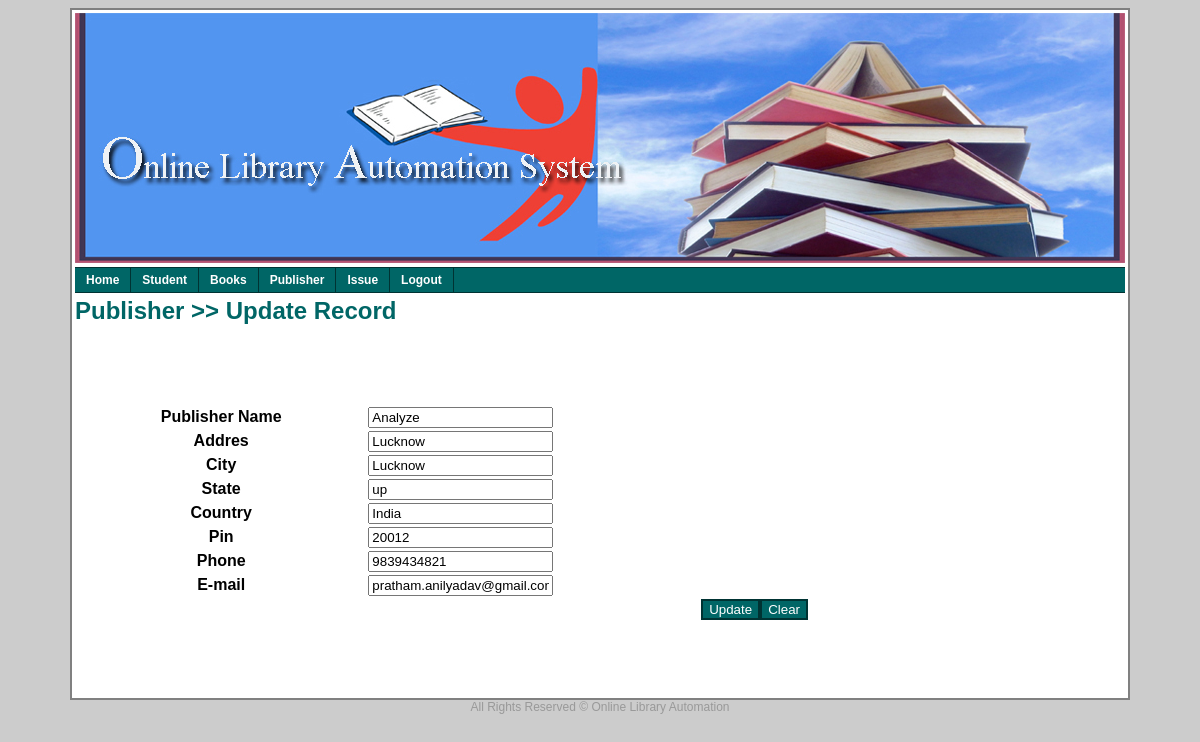
Page /UpdatePublisherRecord.php?pname=Analyze InfoTech on the committed database.
### tables this page shows
CREATE TABLE IF NOT EXISTS `publisher_mstr` (
  `pname` varchar(200) NOT NULL,
  `address` varchar(200) DEFAULT NULL,
  `city` varchar(100) DEFAULT NULL,
  `state` varchar(100) DEFAULT NULL,
  `country` varchar(100) DEFAULT NULL,
  `pin` varchar(10) DEFAULT NULL,
  `phone` varchar(24) DEFAULT NULL,
  `email` varchar(100) DEFAULT NULL,
  PRIMARY KEY (`pname`)
);

### UpdatePublisherRecord.php (the view, shortened to what this page needs)
<html>
    <head>
        <link href="style/mycss.css" rel="stylesheet" type="text/css" />
    </head>
    <body>
    <center>
        <table class="table">
            <tr>
                <td width="100%" height="250px" valign="top">
                </td>
            </tr>
            <tr>
                <td width="100%" valign="top">
                </td>
            </tr>
            <tr>
                <td width="100%" height="400px" valign="top">
                    <h2>Publisher  >> Update Record
                    </h2>
                    <p align="right" class="newadd">
                    </p>
                    <p align="right" class="delt" style="font-size: 14px;">
                    </p>
                     <?php
                                   $pname=$_REQUEST['pname'];
                                   $q="select * from publisher_mstr where pname='$pname'";
                          $r = mysql_query($q);
	                 $c = mysql_num_rows($r);
	if($c > 0)
	{
            if($row = mysql_fetch_array($r))
            {
            echo "<form action='UpdatePublisher.php' method='post' name='frm' onsubmit='return validate();'>";
                   echo "<table cellspacing='1' cellpadding='1' border='0' width='70%'>";
                            echo "<tr>";
                               echo "<th>";
                                    echo "Publisher Name";
                                echo "</th>";
                                echo "<td>";
                                $v1=$row['pname'];
                                    echo "<input type='text' name='pname' value=$v1 />";
                                    echo "</td>";
                            echo "</tr>";
                            echo "<tr>";
                                echo "<th>";
                                    echo "Addres";
                                echo "</th>";
                                echo "<td>";
                                   echo "<input type='text' name='adrs' value=$row[address] />";
                                echo "</td>";
                            echo "</tr>";
                            echo "<tr>";
                                echo "<th>";
                                    echo "City";
                                echo "</th>";
                                echo "<td>";
                                   echo "<input type='text' name='city' value=$row[city] />";
                                echo "</td>";
                            echo "</tr>";
                            echo "<tr>";
                                echo "<th>";
                                    echo "State";
                                echo "</th>";
                                echo "<td>";
                                   echo "<input type='text' name='state' value=$row[state] />";
                                echo "</td>";
                            echo "</tr>";
                            echo "<tr>";
                                echo "<th>";
                                    echo "Country";
                                echo "</th>";
                                echo "<td>";
                                   echo "<input type='text' name='country' value=$row[country] />";
                                echo "</td>";
                            echo "</tr>";
                            echo "<tr>";
                                echo "<th>";
                                   echo "Pin";
                                echo "</th>";
                                echo "<td>";
                                   echo "<input type='text' name='pin' value=$row[pin] />";
                                echo "</td>";
                            echo "</tr>";
                            echo "<tr>";
                                echo "<th>";
                                    echo "Phone";
                                echo "</th>";
                                echo "<td>";
                                    echo "<input type='text' name='phone' value=$row[phone] />";
                                echo "</td>";
                            echo "</tr>";
                            echo "<tr>";
                                echo "<th>";
                                    echo "E-mail";
                                echo "</th>";
                                echo "<td>";
                                $v2=$row['email'];
                                   echo "<input type='text' name='email' value=$v2 /> ";
                                echo "</td>";
                            echo "</tr>";
                            echo "<tr>";
                                echo "<td colspan='2' align='right'>";
                                   echo "<input type='submit' value='Update' class='button' />";
                                   echo "<input type='reset' value='Clear' class='button' />";
                                echo "</td>";
echo "</tr>";
        }
        }?>
                        </table>
                    </form>
                </td>
            </tr>
        </table>
    </center>
</body>
</html>

### style/mycss.css (style rules this page uses)
body { background-color: #cccccc; font-family: Verdana,Arial,Helvetica,sans-serif; font-size: 12px; }
.button { background-color: #006666; color: #ffffff; border-right-style: solid; border-left-style: solid; border-bottom-style: solid; border-top-style: solid; border-right-color: #003333; border-left-color: #003333; border-bottom-color: #003333; border-top-color: #003333; border-right-width: 2px; border-left-width: 2px; border-bottom-width: 2px; border-top-width: 2px; }
h2 { color: #006666; }
.newadd { text-decoration: none; font-size: 14px; color: #009900; }
.delt { text-decoration: none; font-size: 12px; color: #ff0000; }
.table { width: 1050px; border-right-style: solid; border-left-style: solid; border-bottom-style: solid; border-top-style: solid; border-right-width: 2px; border-left-width: 2px; border-bottom-width: 2px; border-top-width: 2px; background-color: #ffffff; }
.footer { font-size: 12px; color: #999999; }
.h_mnu_01 { width: 100%; font-family: Verdana, Arial, Helvetica, sans-serif; font-size: 12px; font-weight: bold; font-style: normal; text-decoration: none; }
.h_mnu_01 ul { margin: 0; padding: 0; float: left; width: 100%; background: #006666; border-top-width: 1px; border-right-width: 0; border-bottom-width: 1px; border-left-width: 0; border-top-style: solid; border-right-style: solid; border-bottom-style: solid; border-left-style: solid; border-top-color: #003333; border-right-color: #003333; border-bottom-color: #003333; border-left-color: #003333 }
.h_mnu_01 ul li { display: inline; }
.h_mnu_01 ul li a { float: left; color: #FFFFFF; padding: 5px 11px; text-decoration: none; border-right-width: 1px; border-right-style: solid; border-right-color: #003333; }

### rows in the picture
publisher_mstr: adrs "Lucknow", city "Lucknow", state "up", country "India", pin "20012", phone "9839434821", email "pratham.anilyadav@gmail.com"
